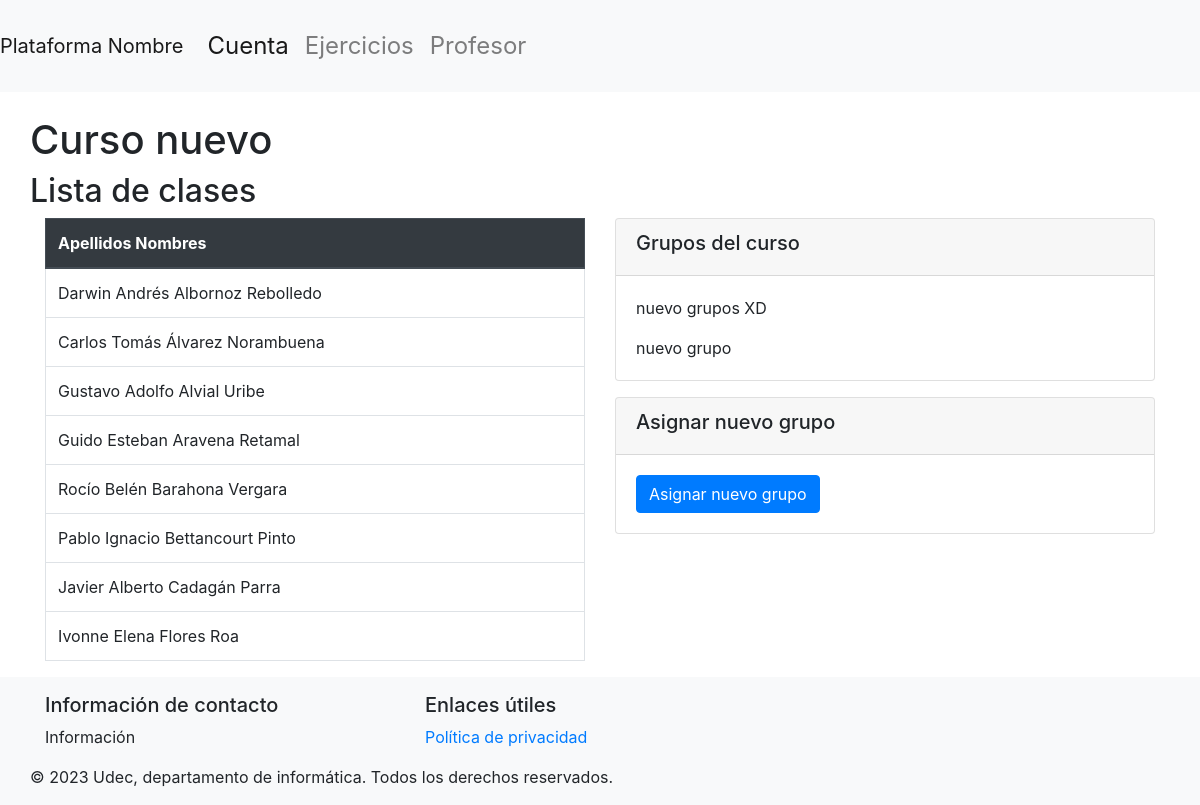
The app's page /dashDocente/1/detalleCurso/1 (signed in) with its own data.
### basedatos/modelos.py (models this page shows, shortened)
class Curso(db.Model):
    id = db.Column(db.Integer, primary_key=True)
    nombre = db.Column(db.String(100), nullable=False, unique=True)
    activa = db.Column(db.Boolean(), nullable=False, default=True)
    estudiantes = db.relationship('Estudiante', secondary=inscripciones, back_populates='cursos')
    grupos = db.relationship('Grupo', order_by=Grupo.id, back_populates='curso')

class Estudiante(db.Model):
    id = db.Column(db.Integer, primary_key=True)
    matricula = db.Column(db.String(50), nullable=False)
    nombres = db.Column(db.String(200), nullable=False)
    apellidos = db.Column(db.String(200), nullable=False)
    correo = db.Column(db.String(50), nullable=True, unique=True)
    password = db.Column(db.String(150), nullable=False)
    carrera = db.Column(db.String(100), nullable=False)
    cursos = db.relationship('Curso', secondary=inscripciones, back_populates='estudiantes')
    grupos = db.relationship('Grupo', secondary=estudiantes_grupos, back_populates='estudiantes')

class Grupo(db.Model):
    id = db.Column(db.Integer, primary_key=True)
    nombre = db.Column(db.String(50), nullable=False, unique=True)
    curso = db.relationship('Curso', back_populates='grupos')
    estudiantes = db.relationship('Estudiante', secondary=estudiantes_grupos, back_populates='grupos')
    id_curso = db.Column(db.Integer, db.ForeignKey('curso.id'))

### main.py (the view)
@app.route('/dashDocente/<int:supervisor_id>/detalleCurso/<int:curso_id>', methods=['GET','POST'])
@login_required
def detallesCurso(supervisor_id, curso_id):
    curso_actual=Curso.query.get(curso_id)
    grupos=Grupo.query.filter_by(id_curso=curso_id).all()
    estudiantes_curso = Estudiante.query.filter(Estudiante.cursos.any(id=curso_id)).all()
    return(render_template('detallesCurso.html', supervisor_id=supervisor_id, curso=curso_actual, grupos=grupos, estudiantes_curso=estudiantes_curso))

### basedatos/modelos.py (called while the page is built)
    @property
    def is_authenticated(self):
        return True

### main.py (called while the page is built)
@login_manager.user_loader
def load_user(user_id):
    if user_id.startswith("e"):
        user = db.session.get(Estudiante, int(user_id[1:]))
    elif user_id.startswith("s"):
        user = db.session.get(Supervisor, int(user_id[1:]))
    else:
        return None
    return user

### templates/detallesCurso.html (shortened to what this page needs)
{% extends 'layout.html' %}
{% block content %}
<div class="row">
        <h1>{{ curso.nombre }}</h1>
</div>
<div class="row">
    <h2>Lista de clases</h2>
</div>
<div class="row">
    <div class="col-md-6">
        <table class="table table-bordered">
            <thead class="thead-dark">
                <tr>
                    <th>Apellidos Nombres</th>
                </tr>
            </thead>
            <tbody>
                {% for estudiante in estudiantes_curso %}
                    <tr>
                        <td>{{ estudiante.nombres }} {{ estudiante.apellidos }}</td>
                    </tr>
                {% endfor %}
            </tbody>
        </table>
    </div>
    <div class="col-md-6">
        <div class="card mb-3">
            <div class="card-header">
                <h5>Grupos del curso</h5>
            </div>
            <div class="card-body">
                {% for grupo in grupos %}
                <p class="card-text">{{ grupo.nombre }}</p>
                {% endfor %}
            </div>
        </div>
        <div class="card">
            <div class="card-header">
                <h5>Asignar nuevo grupo</h5>
            </div>
            <div class="card-body">
                <a href="{{ url_for('asignarGrupos', supervisor_id=supervisor_id, curso_id=curso.id) }}" class="btn btn-primary">Asignar nuevo grupo</a>
            </div>
        </div>
    </div>
</div>
{% endblock %}

### records on screen
Curso: nombre "Curso nuevo"
Estudiante: nombres "Darwin Andrés", apellidos "Albornoz Rebolledo"
Estudiante: nombres "Carlos Tomás", apellidos "Álvarez Norambuena"
Estudiante: nombres "Gustavo Adolfo", apellidos "Alvial Uribe"
Estudiante: nombres "Guido Esteban", apellidos "Aravena Retamal"
Estudiante: nombres "Rocío Belén", apellidos "Barahona Vergara"
Estudiante: nombres "Pablo Ignacio", apellidos "Bettancourt Pinto"
Estudiante: nombres "Javier Alberto", apellidos "Cadagán Parra"
Estudiante: nombres "Ivonne Elena", apellidos "Flores Roa"
Grupo: nombre "nuevo grupos XD"
Grupo: nombre "nuevo grupo"
